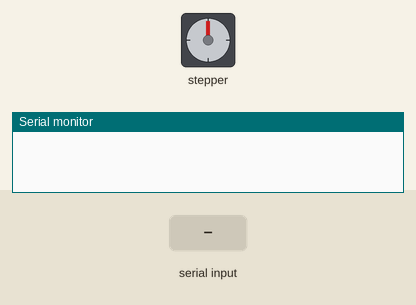
Simulated run of this sketch. Board: Arduino Uno, built with avr-gcc and run on an emulated ATmega328P. Shown: stepper motor, the last lines printed to the serial monitor. Wiring (inferred from the names in the program): stepper motor (100 steps per turn assumed): coils pin 8, pin 9, pin 10, pin 11. Inputs (shaded band) come from the test bench.

Above: at 1.2 s.
1.3 s: "1" received over Serial
At 1.75 s:
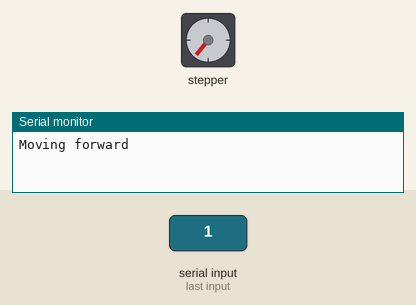
At 2.36 s:
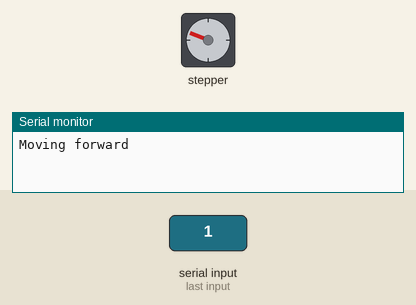
4.3 s: "2" received over Serial
At 7.48 s:
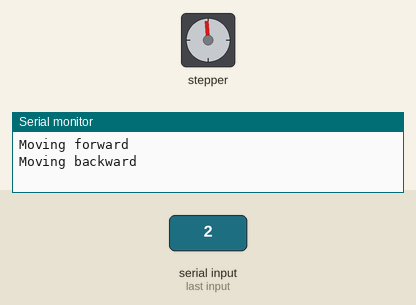
10.3 s: "1" received over Serial
Timing chart, 0 to 17.9 s (numbered marks = the images above; inputs shaded):
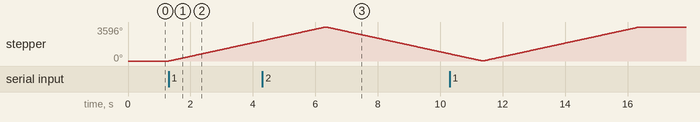

Measured:
- after the input at 1.3 s, stepper: keeps turning clockwise at about 718°/s, starting at once

The sketch:

LA_Arduino_test_3_h_bridge.ino
```cpp
int IN1 = 8;
int IN2 = 9;
int IN3 = 10;
int IN4 = 11;

int stepIndex = 0;
int direction = -1; // 1 = forward, -1 = backward

int stepsPerRev = 100; // adjust to your motor

void setup() {
  pinMode(IN1, OUTPUT);
  pinMode(IN2, OUTPUT);
  pinMode(IN3, OUTPUT);
  pinMode(IN4, OUTPUT);

  Serial.begin(9600);
}

void stepMotor(int step) {
  switch(step) {
    case 0: // A+, B+
      digitalWrite(IN1, HIGH);
      digitalWrite(IN2, LOW);
      digitalWrite(IN3, HIGH);
      digitalWrite(IN4, LOW);
      break;

    case 1: // A-, B+
      digitalWrite(IN1, LOW);
      digitalWrite(IN2, HIGH);
      digitalWrite(IN3, HIGH);
      digitalWrite(IN4, LOW);
      break;

    case 2: // A-, B-
      digitalWrite(IN1, LOW);
      digitalWrite(IN2, HIGH);
      digitalWrite(IN3, LOW);
      digitalWrite(IN4, HIGH);
      break;

    case 3: // A+, B-
      digitalWrite(IN1, HIGH);
      digitalWrite(IN2, LOW);
      digitalWrite(IN3, LOW);
      digitalWrite(IN4, HIGH);
      break;
  }
}

void moveSteps(int steps) {
  for (int i = 0; i < steps; i++) {
    stepMotor(stepIndex);

    stepIndex += direction;

    if (stepIndex > 3) stepIndex = 0;
    if (stepIndex < 0) stepIndex = 3;

    delay(5); // speed control
  }
}

void loop() {

  if (Serial.available() > 0) {
    int incoming = Serial.read();

    if (incoming == '1') {
      Serial.println("Moving forward");
      direction = 1;
      moveSteps(stepsPerRev * 10);
    }
    else if (incoming == '2') {
      Serial.println("Moving backward");
      direction = -1;
      moveSteps(stepsPerRev * 10);
    }
  }

}
```
